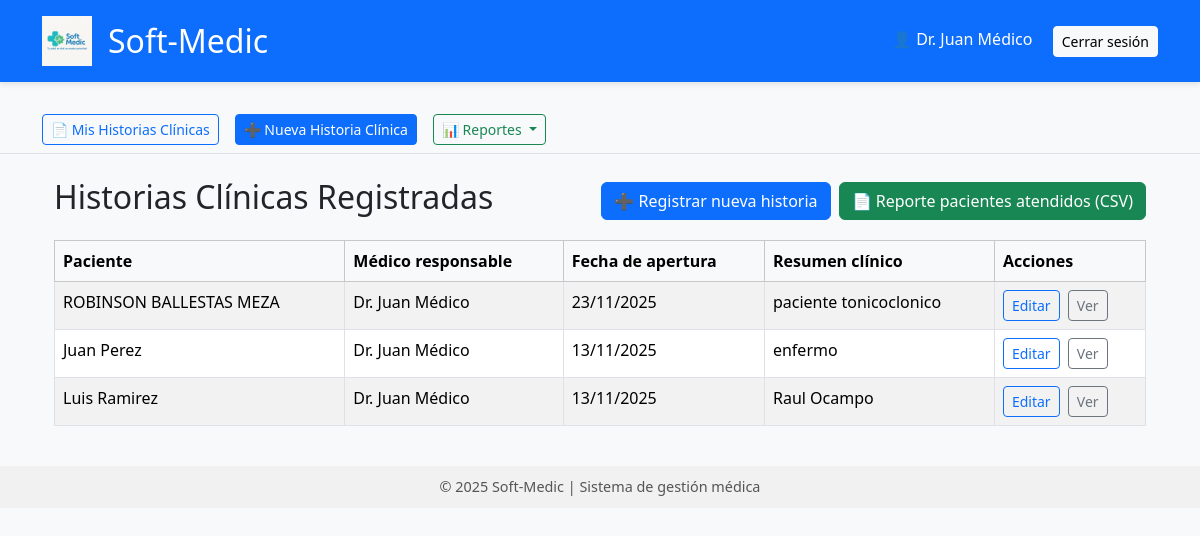
/historias/ (signed in), run on the app's committed database.
### users/models.py (models this page shows, shortened)
class CustomUser(AbstractBaseUser, PermissionsMixin):
    ROLES = [
        ('ADMIN', 'Administrador'),
        ('MEDICO', 'Médico'),
        ('RECEPCIONISTA', 'Recepcionista'),
        ('PACIENTE', 'Paciente'),
    ]
    nombre = models.CharField(max_length=150, verbose_name='Nombre completo')
    correo = models.EmailField(unique=True, verbose_name='Correo electrónico')
    rol = models.CharField(max_length=20, choices=ROLES, default='RECEPCIONISTA', verbose_name='Rol')
    is_active = models.BooleanField(default=True)
    is_staff = models.BooleanField(default=False)
    date_joined = models.DateTimeField(default=timezone.now)
    first_name = models.CharField(max_length=150, blank=True, null=True)
    last_name = models.CharField(max_length=150, blank=True, null=True)
    USERNAME_FIELD = 'correo'
    REQUIRED_FIELDS = ['nombre']
    objects = CustomUserManager()
    @property
    def username(self):
        return self.nombre  # Puedes cambiar a f"{self.first_name} {self.last_name}" si quieres
    class Meta:
        verbose_name = 'Usuario'
        verbose_name_plural = 'Usuarios'
        ordering = ['nombre']

### historias/models.py (models this page shows, shortened)
class HistoriaClinica(models.Model):
    codigo_prestador = models.CharField("Código del Prestador", max_length=50, blank=True, null=True)
    nit_prestador = models.CharField("NIT", max_length=50, blank=True, null=True)
    direccion_prestador = models.CharField("Dirección", max_length=255, blank=True, null=True)
    telefono_prestador = models.CharField("Teléfono", max_length=50, blank=True, null=True)
    web_prestador = models.URLField("Web", blank=True, null=True)
    email_prestador = models.EmailField("Email", blank=True, null=True)
    paciente = models.ForeignKey(
        Paciente,
        on_delete=models.CASCADE,
        related_name='historias_clinicas'
    )
    fecha_apertura = models.DateTimeField(auto_now_add=True)
    fecha_ingreso = models.DateField("Fecha de Ingreso", default=timezone.now)
    hora_ingreso = models.TimeField("Hora de Ingreso", auto_now_add=True)
    fecha_cierre = models.DateField("Fecha Cierre HC", blank=True, null=True)
    numero_historia = models.CharField(
        "Nro. Historia",
        max_length=50,
        blank=True,
        null=True,
        unique=True
    )
    tipo_historia = models.CharField("Tipo de Historia", max_length=50, blank=True, null=True)
    usuario_registra = models.ForeignKey(
        settings.AUTH_USER_MODEL,
        on_delete=models.PROTECT,
        related_name='historias_registradas',
        blank=True,
        null=True
    )
    medico_responsable = models.ForeignKey(
        settings.AUTH_USER_MODEL,
        on_delete=models.PROTECT,
        related_name='historias_clinicas_medico'
    )
    motivo_consulta = models.TextField("Motivo de Consulta", blank=True, null=True)
    puerta_entrada = models.CharField("Puerta de Entrada / Ruta Prediagnóstica", max_length=255, blank=True, null=True)
    resumen_clinico = models.TextField("Resumen Clínico", blank=True, null=True)
    notas_adicionales = models.TextField("Notas Adicionales", blank=True, null=True)
    tiempo_evolucion = models.CharField("Tiempo de evolución", max_length=128, blank=True, null=True)
    sintomas_principales = models.TextField("Síntomas principales", blank=True, null=True)
    tratamiento_previo = models.TextField("Tratamiento previo", blank=True, null=True)
    revision_sistemas = JSONField("Revisión por sistemas", blank=True, null=True)
    fc = models.PositiveIntegerField("Frecuencia cardiaca (FC)", null=True, blank=True)
    fr = models.PositiveIntegerField("Frecuencia respiratoria (FR)", null=True, blank=True)
    ta_sist = models.CharField("TA sistólica/diastólica", max_length=16, blank=True, null=True)
    temperatura = models.DecimalField("Temperatura (°C)", max_digits=4, decimal_places=1, null=True, blank=True)
    saturacion = models.DecimalField("Saturación (%)", max_digits=5, decimal_places=2, null=True, blank=True)
    peso = models.DecimalField("Peso (kg)", max_digits=6, decimal_places=2, null=True, blank=True)
    talla = models.DecimalField("Talla (cm)", max_digits=5, decimal_places=2, null=True, blank=True)
    imc = models.DecimalField("IMC", max_digits=5, decimal_places=2, null=True, blank=True)
    examen_fisico = models.TextField("Examen físico", blank=True, null=True)
    diagnosticos = JSONField("Diagnósticos (CIE-10)", blank=True, null=True)
    plan_manejo = models.TextField("Plan de manejo", blank=True, null=True)
    medicamentos = models.TextField("Medicamentos / Prescripción", blank=True, null=True)
    recomendaciones = models.TextField("Recomendaciones", blank=True, null=True)
    created_at = models.DateTimeField(auto_now_add=True)
    updated_at = models.DateTimeField(auto_now=True)
    fecha_impresion = models.DateTimeField("Fecha de Impresión", default=timezone.now)
    class Meta:
        ordering = ['-fecha_ingreso']
        verbose_name = "Historia Clínica"
        verbose_name_plural = "Historias Clínicas"

### pacientes/models.py (models this page shows, shortened)
class Paciente(models.Model):
    nombre_completo = models.CharField(max_length=150, verbose_name="Nombre completo")
    identificacion = models.CharField(max_length=20, unique=True, verbose_name="Identificación")
    fecha_nacimiento = models.DateField(verbose_name="Fecha de nacimiento")
    contacto = models.CharField(max_length=100, blank=True, null=True, verbose_name="Contacto (teléfono o email)")
    eps = models.ForeignKey(EPS, on_delete=models.SET_NULL, null=True, blank=True, verbose_name="EPS / Aseguradora de salud")
    created_at = models.DateTimeField(auto_now_add=True, verbose_name="Creado en")
    updated_at = models.DateTimeField(auto_now=True, verbose_name="Actualizado en")
    class Meta:
        db_table = "paciente"
        ordering = ["nombre_completo"]
        verbose_name = "Paciente"
        verbose_name_plural = "Pacientes"

### historias/views.py (the view)
# urls.py: path('', HistoriaClinicaListView.as_view(), name='listar_historias'),
class HistoriaClinicaListView(LoginRequiredMixin, ListView):
    model = HistoriaClinica
    template_name = 'historias/historia_list.html'
    context_object_name = 'historias'
    def get_queryset(self):
        user = self.request.user
        if user.rol == 'MEDICO':
            return HistoriaClinica.objects.filter(medico_responsable=user)
        if user.rol in ['RECEPCIONISTA', 'ADMIN']:
            return HistoriaClinica.objects.all()
        return HistoriaClinica.objects.none()

### historias/templates/historias/historia_list.html
{% extends "base.html" %}
{% block content %}
<section class="container mt-4">
    <div class="d-flex justify-content-between align-items-center mb-3">
        <h2>Historias Clínicas Registradas</h2>
        <div class="d-flex">
            {% if request.user.rol == 'MEDICO' %}
            <a href="{% url 'historias:crear_historia' %}" class="btn btn-primary me-2">
                ➕ Registrar nueva historia
            </a>
            {% endif %}
            {% if request.user.rol == 'ADMIN' or request.user.rol == 'MEDICO' %}
            <a href="{% url 'historias:reporte_pacientes_atendidos' %}" class="btn btn-success">
                📄 Reporte pacientes atendidos (CSV)
            </a>
            {% endif %}
        </div>
    </div>
    <table class="table table-bordered table-striped">
        <thead class="table-light">
            <tr>
                <th>Paciente</th>
                <th>Médico responsable</th>
                <th>Fecha de apertura</th>
                <th>Resumen clínico</th>
                <th>Acciones</th>
            </tr>
        </thead>
        <tbody>
            {% for historia in historias %}
            <tr>
                <td>{{ historia.paciente.nombre_completo }}</td>
                <td>{{ historia.medico_responsable.get_full_name|default:historia.medico_responsable.username }}</td>
                <td>{{ historia.fecha_ingreso|date:"d/m/Y" }}</td>
                <td>{{ historia.resumen_clinico|truncatechars:60 }}</td>
                <td>
                    {% if request.user.rol == 'MEDICO' %}
                        <a href="{% url 'historias:editar_historia' historia.id %}"
                           class="btn btn-sm btn-outline-primary">
                            Editar
                        </a>
                    {% endif %}
                    <a href="{% url 'historias:ver_historia' historia.id %}"
                       class="btn btn-sm btn-outline-secondary ms-1">
                        Ver
                    </a>
                </td>
            </tr>
            {% empty %}
            <tr>
                <td colspan="5" class="text-center">
                    No hay historias clínicas registradas.
                </td>
            </tr>
            {% endfor %}
        </tbody>
    </table>
</section>
{% endblock %}

### softmedic/templates/base.html (shortened to what this page needs)
{% load static %}
<!DOCTYPE html>
<html lang="es">
<head>
    <link href="https://cdn.jsdelivr.net/npm/bootstrap@5.3.3/dist/css/bootstrap.min.css" rel="stylesheet">
</head>
<body>
<header class="bg-primary text-white py-3 mb-4">
    <div class="container d-flex justify-content-between align-items-center">
        <div class="d-flex align-items-center">
            <img src="{% static 'img/logo_softmedic.png' %}" alt="Logo Soft-Medic" class="logo me-3">
            <h2 class="m-0">Soft-Medic</h2>
        </div>
        <nav>
            {% if user.is_authenticated %}
                <span class="me-3">👤 {{ user.nombre }}</span>
                <a href="{% url 'users:logout' %}" class="btn btn-light btn-sm">Cerrar sesión</a>
            {% else %}
                <a href="{% url 'users:login' %}" class="text-white me-3 text-decoration-none">Iniciar sesión</a>
                <a href="{% url 'users:register' %}" class="text-white text-decoration-none">Registrarse</a>
            {% endif %}
        </nav>
    </div>
</header>
{% if user.is_authenticated %}
<nav class="bg-light border-bottom py-2">
    <div class="container d-flex gap-3 align-items-center">
        {% if user.rol == "MEDICO" %}
            <a href="{% url 'historias:listar_historias' %}" class="btn btn-outline-primary btn-sm">
                📄 Mis Historias Clínicas
            </a>
            <a href="{% url 'historias:crear_historia' %}" class="btn btn-primary btn-sm">
                ➕ Nueva Historia Clínica
            </a>
        {% endif %}
        {% if user.rol == "ADMIN" or user.rol == "MEDICO" %}
        <div class="dropdown">
            <button class="btn btn-outline-success btn-sm dropdown-toggle" data-bs-toggle="dropdown">
                📊 Reportes
            </button>
        </div>
        {% endif %}
    </div>
</nav>
{% endif %}
<main class="container my-4">
    {% block content %}{% endblock %}
</main>
<footer>
    © 2025 Soft-Medic | Sistema de gestión médica
</footer>
</body>
</html>

### softmedic/templates/base.html (style rules this page uses)
body { background-color: #f8f9fa; }
header { box-shadow: 0 2px 6px rgba(0,0,0,0.1); }
footer { background: #f1f1f1; padding: 10px 0; text-align: center; margin-top: 40px; font-size: 0.9rem; color: #555; }
.logo { height: 50px; }

### data on the page
CustomUser: nombre "Dr. Juan Médico"
HistoriaClinica: paciente.nombre_completo "ROBINSON BALLESTAS MEZA", medico_responsable.get_full_name "Dr. Juan Médico", fecha_ingreso "23/11/2025", resumen_clinico "paciente tonicoclonico"
HistoriaClinica: paciente.nombre_completo "Juan Perez", medico_responsable.get_full_name "Dr. Juan Médico", fecha_ingreso "13/11/2025", resumen_clinico "enfermo"
HistoriaClinica: paciente.nombre_completo "Luis Ramirez", medico_responsable.get_full_name "Dr. Juan Médico", fecha_ingreso "13/11/2025", resumen_clinico "Raul Ocampo"
